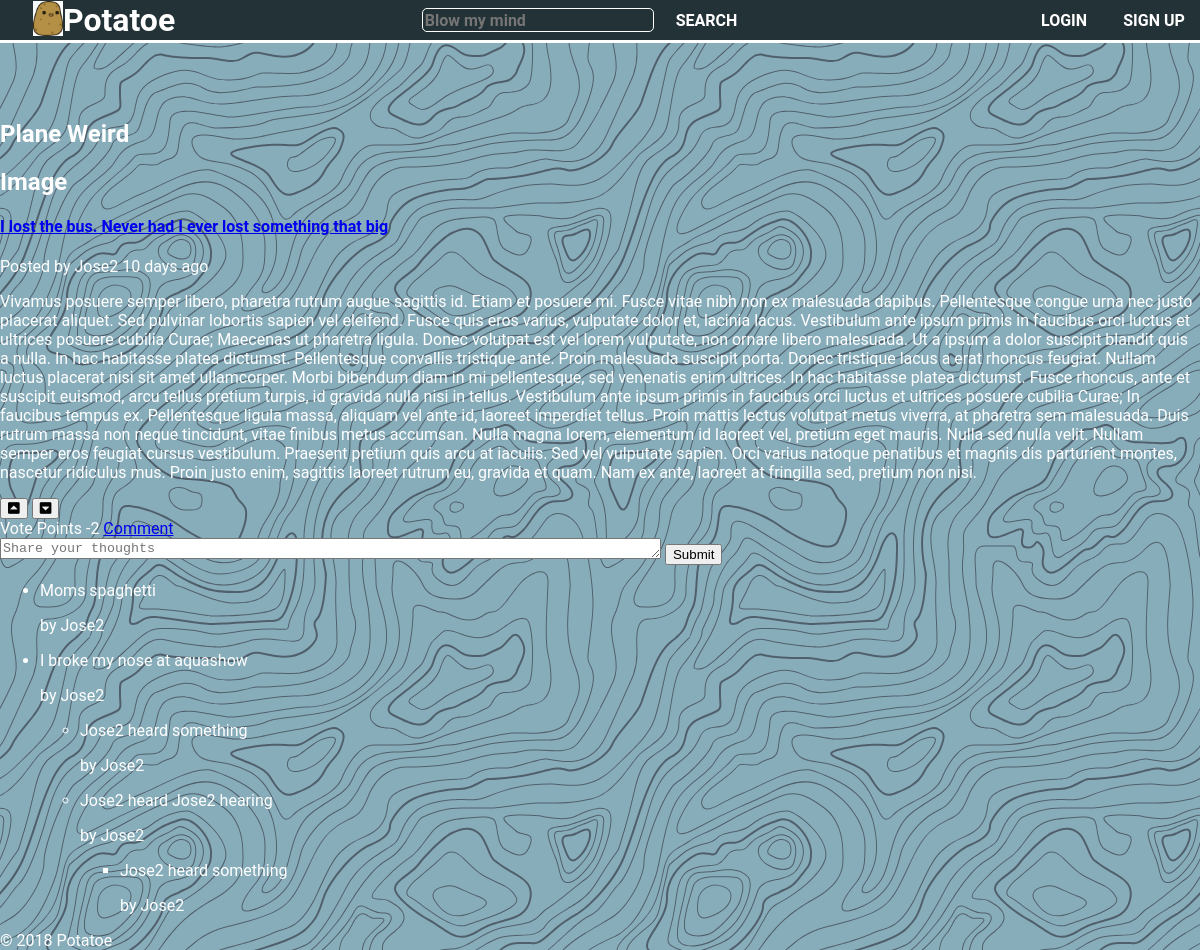
/pages/story.php?id=3, run on the app's committed database.
### tables this page shows
CREATE TABLE Story (
	id			INTEGER PRIMARY KEY
				AUTOINCREMENT,
	id_user		INTEGER REFERENCES User(id)
				NOT NULL,
	id_channel 	INTEGER REFERENCES Channel(id)
				NOT NULL,
	title 		TEXT,
	content 	TEXT,
	date_posted DATETIME,
	url			TEXT,
	n_upvotes 	INTEGER,
	n_downvotes INTEGER
);

CREATE TABLE Channel (
	id	 	INTEGER PRIMARY KEY
			AUTOINCREMENT,
	name	TEXT
);

CREATE TABLE User (
	id			INTEGER PRIMARY KEY
				AUTOINCREMENT,
	username	TEXT UNIQUE,
	password 	TEXT,
	fullname	TEXT,
	email 		TEXT,
	bio			TEXT,
	url 		VARCHAR
);

CREATE TABLE Comment (
	id			INTEGER PRIMARY KEY
				AUTOINCREMENT,
	id_story	INTEGER REFERENCES Story(id)
				NOT NULL,
	id_user		INTEGER REFERENCES User(id)
				NOT NULL,
	id_parent	INTEGER REFERENCES Comment(id),
	content 	TEXT,
	datePosted 	DATETIME,
	n_upvotes 	INTEGER,
	n_downvotes INTEGER
);

### pages/story.php (called while the page is built, shortened)
<?php
    include_once(ABSPATH . '/database/db_stories.php');
    $story = get_story_from_id($_GET['id']);
    $paragraphs = explode('\n', $story['content']);
    $comments_result = get_all_comments_from_story($_GET['id']);
    include(ABSPATH . '/templates/common/header.php');
    include(ABSPATH . '/templates/tpl_story.php');
    include(ABSPATH . '/templates/common/footer.php');
?>

### database/db_stories.php (called while the page is built, shortened)
<?php
    function get_story_from_id($id_story){
        $db = Database::instance()->db();
        $stmt = $db->prepare('  SELECT Story.id AS id, name, username, title, content, date_posted
                                FROM Story, User, Channel
                                WHERE ((Story.id = ?) AND (Story.id_channel = Channel.id) AND (Story.id_user == User.id));'
                            );
        $stmt->execute(array($id_story));
        return $stmt->fetch();
    }
    function get_all_comments_from_story($id_story){
        $db = Database::instance()->db();
        $stmt = $db->prepare('SELECT Comment.id, username, content, datePosted, n_upvotes, n_downvotes
                                FROM Comment JOIN User ON Comment.id_user = User.id
                                WHERE id_story = ? and id_parent is null;');
        $stmt->execute(array($id_story));
        return $stmt->fetchAll();
    }
    function get_all_comments_from_comment($id_comment){
        $db = Database::instance()->db();
        $stmt = $db->prepare('SELECT Comment.id, username, content, datePosted, n_upvotes, n_downvotes
                                FROM Comment JOIN User ON Comment.id_user = User.id
                                WHERE id_parent = ?;');
        $stmt->execute(array($id_comment));
        return $stmt->fetchAll();
    }
    function get_story_upvotes($id_story) {
        $db = Database::instance()->db();
        $stmt = $db->prepare('SELECT n_upvotes FROM Story WHERE id = ?;');
        $stmt->execute(array($id_story));
        return $stmt->fetch();
    }
    function get_story_downvotes($id_story) {
        $db = Database::instance()->db();
        $stmt = $db->prepare('SELECT n_downvotes FROM Story WHERE id = ?;');
        $stmt->execute(array($id_story));
        return $stmt->fetch();
    }
?>

### templates/tpl_story.php (the view, shortened to what this page needs)
<section id="story_content">
    <article id=<?=$story['id']?>>
        <header>
            <h2><?=$story['name']?></h2>
        </header>
        <div class="one_story_content">
            <div class="story_image">
                <h2>Image</h2>
            </div>
            <div class="story_title">
                <h1><a href="../pages/story.php?id=<?=$story['id']?>"><?=$story['title']?></a></h1>
            </div>
            <div class="story_details">
                <span id="user">Posted by <?= htmlspecialchars($story['username']) ?></span>
                <span id="date">
                    <?php   $time = strtotime($story['date_posted']);
                            $dbDate = new DateTime($story['date_posted']);
                            $currDate = new DateTime();
                            $interval = $currDate->diff($dbDate);
                            if($interval->y > 0)
                                $display_time = $interval->y. " years";
                            else if($interval->m > 0)
                                $display_time = $interval->m. " months";
                            else if($interval->d > 0)
                                $display_time = $interval->d. " days";
                    ?>
                    <?= $display_time. " ago" ?>
                </span>
            </div>
            <div class="story_text">
                <?php foreach ($paragraphs as $paragraph) {?>
                    <p><?= htmlspecialchars($paragraph) ?></p>
                <?php } ?>
            </div>
        </div>
        <footer>
            <span id="vote">
                <div class="voting_buttons" method="post">
                    <button type="submit" name="upvote" onclick="vote(<?=$story['id']?>, 1)" ><i class="fas fa-caret-square-up"></i></button>
                     <button type="submit" name="downvote" onclick="vote(<?=$story['id']?>, -1)" ><i class="fas fa-caret-square-down"></i></button>
                </div>
                <span id="vote_points">
                    Vote Points
                </span>
                <span class="vote_points_number">
                    <?php   $upvotes = get_story_upvotes($story['id']);
                     $downvotes = get_story_downvotes($story['id']); ?>
                     <?=intval($upvotes['n_upvotes']) -  intval($downvotes['n_downvotes'])?>
                </span>
            </span>
            <span id="comment"><a class="comments" href="story.php?id=<?=$story['id']?>#comments">Comment</a></span>
        </footer>
    </article>
    <section id="add_comment">
        <textarea name="inserted_comment" rows="1" cols="80" placeholder="Share your thoughts" required></textarea>
        <input type="submit" name="submit" value="Submit" onclick="add_first_layer_comment_js(0, <?= $story['id']?>)"/>
    </section>
    <ul id="story_comments">
        <?php foreach ($comments_result as $comment) {?>
            <li>
                <p><?= htmlspecialchars($comment['content']) ?></p>
                <p>by <?= $comment['username'] ?></p>
                <?php $comment_list = get_all_comments_from_comment($comment['id']);
                ?>
            </li>
            <?php
            if($comment_list != false){
                recursive_comment($comment, 0);
            } ?>
        <?php } ?>
    </ul>
</section>
<?php
function recursive_comment($comment, $counter){
    $comment_list = get_all_comments_from_comment($comment['id']);
    ?>
    <ul>
        <?php foreach ($comment_list as $son) {?>
            <li>
            <p ><?= htmlspecialchars($son['content']) ?></p>
            <p>by <?= htmlspecialchars($son['username']) ?></p>
            <?php
            if($comment_list != false)
                recursive_comment($son, $counter + 1); ?>
            </li>
    <?php } ?>
    </ul>
<?php
}
?>

### css/layout.css (style rules this page uses)
body { margin: 0; width: auto !important; min-width: 650px; }
.content > section { width:100%; }

### css/responsive.css (style rules this page uses)
input[type=submit] { cursor: url("../images/pikapika.png"), auto; }

### data on the page
story: id_channel.name "Plane Weird", title "I lost the bus. Never had I ever lost something that big", id_user.username "Jose2", content "Vivamus posuere semper libero, pharetra rutrum augue sagittis id. Etiam et posuere mi. Fusce vitae nibh non ex malesuada dapibus. Pellentesque congue urna nec justo placerat aliquet. Sed pulvinar lobortis sapien vel eleifend. Fusce quis eros varius, vulputate dolor et, lacinia lacus. Vestibulum ante ipsum primis in faucibus orci luctus et ultrices posuere cubilia Curae; Maecenas ut pharetra ligula. Donec volutpat est vel lorem vulputate, non ornare libero malesuada. Ut a ipsum a dolor suscipit blandit quis a nulla. In hac habitasse platea dictumst. Pellentesque convallis tristique ante. Proin malesuada suscipit porta. Donec tristique lacus a erat rhoncus feugiat. Nullam luctus placerat nisi…", n_upvotes+n_downvotes "-2"
comment: content "Moms spaghetti", id_user.username "Jose2"
comment: content "I broke my nose at aquashow", id_user.username "Jose2"
comment: content "Jose2 heard something", id_user.username "Jose2"
comment: content "Jose2 heard Jose2 hearing", id_user.username "Jose2"
comment: content "Jose2 heard something", id_user.username "Jose2"
